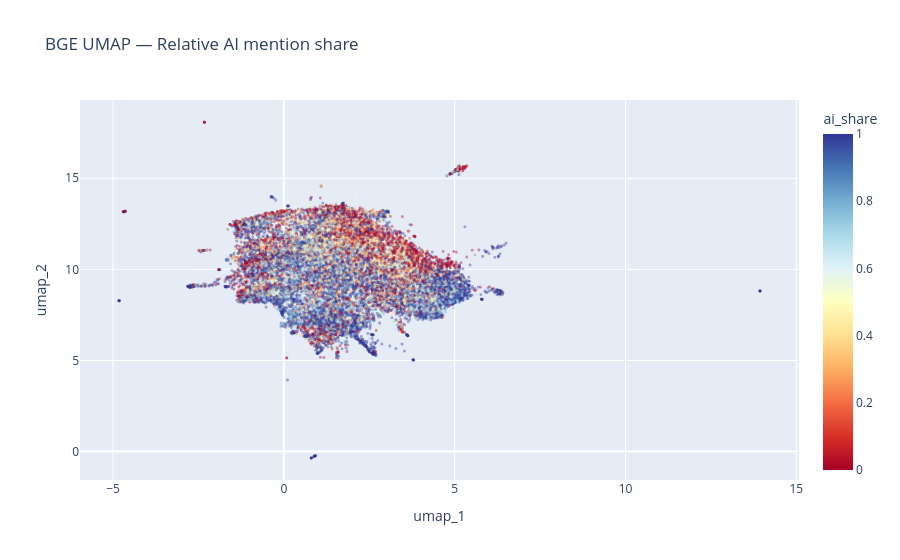

Write notebook code for a chart like this one.
### Markdown cell above
### Quota AI continua: conserva i post mixed

`ai_share` = quota dei riferimenti riconosciuti che rimandano ad AI; è una metrica **lessicale** dei riferimenti espliciti, non una probabilità che il post sia «sull'AI». Per `unlabeled` non è definita: i punti restano nel clustering, ma non compaiono in questo specifico grafico colorato.

### Code cell
reference_df = df[df["ai_share"].notna()].copy()
fig = px.scatter(reference_df, x="umap_1", y="umap_2", color="ai_share",
                 color_continuous_scale="RdYlBu", range_color=[0, 1],
                 hover_data=["id", "ai_mentions", "human_mentions", "kmeans_label"],
                 opacity=0.4, title="BGE UMAP — Relative AI mention share")
fig.update_traces(marker=dict(size=3))
fig.show()

### Figure 1 — Plotly figure (JSON) as saved in the notebook; plotly's stock layout.template omitted (floating-point values rounded to 4 significant figures; data arrays with more than 128 entries replaced by an {"elided": "..."} marker saying what was removed)
{"data": [{"customdata": {"elided": "23362x4 mixed values"}, "hovertemplate": "umap_1=%{x}<br>umap_2=%{y}<br>id=%{customdata[0]}<br>ai_mentions=%{customdata[1]}<br>human_mentions=%{customdata[2]}<br>kmeans_label=%{customdata[3]}<br>ai_share=%{marker.color}<extra></extra>", "legendgroup": "", "marker": {"color": {"elided": "23362 float values"}, "coloraxis": "coloraxis", "opacity": 0.4, "size": 3, "symbol": "circle"}, "mode": "markers", "name": "", "showlegend": false, "type": "scattergl", "x": {"elided": "23362 float values"}, "xaxis": "x", "y": {"elided": "23362 float values"}, "yaxis": "y"}], "layout": {"coloraxis": {"autocolorscale": false, "cmax": 1, "cmin": 0, "colorbar": {"title": {"text": "ai_share"}}, "colorscale": [[0, "rgb(165,0,38)"], [0.1, "rgb(215,48,39)"], [0.2, "rgb(244,109,67)"], [0.3, "rgb(253,174,97)"], [0.4, "rgb(254,224,144)"], [0.5, "rgb(255,255,191)"], [0.6, "rgb(224,243,248)"], [0.7, "rgb(171,217,233)"], [0.8, "rgb(116,173,209)"], [0.9, "rgb(69,117,180)"], [1, "rgb(49,54,149)"]]}, "legend": {"tracegroupgap": 0}, "title": {"text": "BGE UMAP — Relative AI mention share"}, "xaxis": {"anchor": "y", "domain": [0, 1], "title": {"text": "umap_1"}}, "yaxis": {"anchor": "x", "domain": [0, 1], "title": {"text": "umap_2"}}}}
